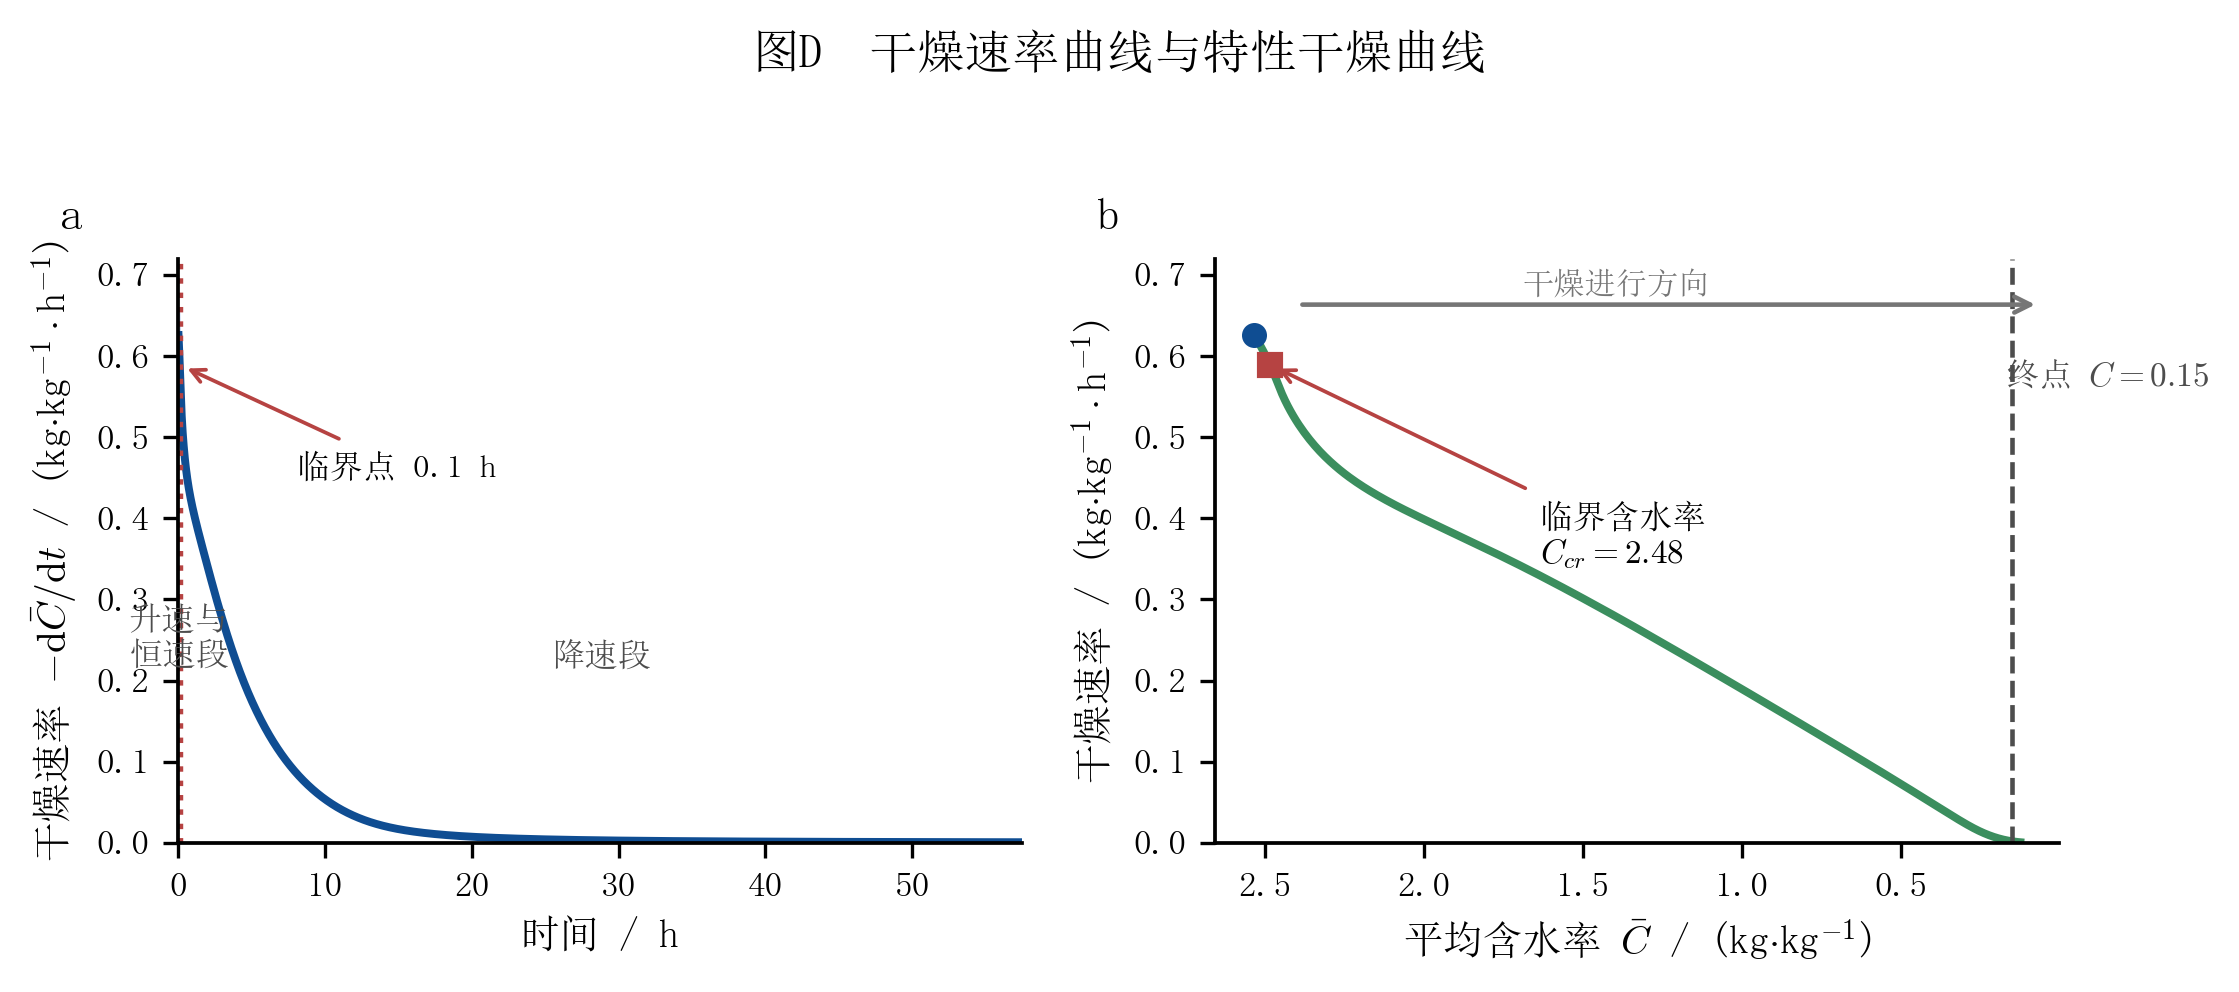

The script that drew this image:
# -*- coding: utf-8 -*-
"""
图D  干燥速率曲线与特性干燥曲线

(a) 干燥速率对时间作图：直观展示预热升速、短暂恒速、随后长时间降速的全过程。
(b) 干燥速率对平均含水率作图（干燥工程中的"特性干燥曲线"）：
    恒速段在该坐标下表现为一段近水平的平台，平台终止处即临界含水率 C_cr，
    它把干燥过程分成表面汽化控制的恒速段与内部扩散控制的降速段。
    该图比 rate–time 图更能揭示控制机制的切换，是干燥领域的标准表示方法。

平均含水率按圆柱截面积加权：Cbar(t) = 2/R^2 * ∫_0^R C(r,t) r dr
"""
import numpy as np
import matplotlib.pyplot as plt

from _style import (setup_style, save_fig, panel_label, npz, trapz,
                    mean_moisture, PALETTE)

setup_style()
print('[图D] 干燥速率与特性干燥曲线')

# ---------------- 数据 ----------------
d = npz('_p3')
t = d['t']
C = d['C']
r = d['r']
T_end = float(d['T_end'])
th = t / 3600.0

Cbar = mean_moisture(C, r)
rate = -np.gradient(Cbar, th)              # kg/(kg·h)

# 轻度平滑（去掉数值微分噪声），仅用于定位极值与绘图
def smooth(y, w=15):
    if len(y) < w:
        return y
    ker = np.ones(w) / w
    pad = np.r_[np.full(w // 2, y[0]), y, np.full(w // 2, y[-1])]
    return np.convolve(pad, ker, mode='valid')[:len(y)]

rate_s = smooth(rate)

i_peak = int(np.argmax(rate_s))
C_peak = Cbar[i_peak]
rate_peak = rate_s[i_peak]

# 临界含水率：速率降到峰值 95% 处（恒速平台结束）
after = np.where((np.arange(len(rate_s)) > i_peak) & (rate_s < 0.95 * rate_peak))[0]
i_cr = int(after[0]) if len(after) else i_peak
C_cr = Cbar[i_cr]

print(f'  初始平均含水率 {Cbar[0]:.4f} , 终点 {Cbar[-1]:.4f} kg/kg')
print(f'  最大干燥速率 {rate_peak:.4f} kg/(kg·h)  出现在 t={th[i_peak]:.2f} h, Cbar={C_peak:.3f}')
print(f'  临界含水率 C_cr = {C_cr:.4f} kg/kg  (t={th[i_cr]:.2f} h)')

# ---------------- 绘图 ----------------
fig, axes = plt.subplots(1, 2, figsize=(7.6, 3.2))

# (a) 速率-时间
ax = axes[0]
ax.plot(th, rate, color=PALETTE['blue_light'], lw=0.9, alpha=0.8)
ax.plot(th, rate_s, color=PALETTE['blue_main'], lw=1.9)
ax.axvline(th[i_cr], color=PALETTE['red_main'], ls=':', lw=1.3)
ax.annotate(f'临界点 {th[i_cr]:.1f} h', xy=(th[i_cr], rate_s[i_cr]),
            xytext=(th[i_cr] + 8, rate_peak * 0.72), fontsize=8,
            arrowprops=dict(arrowstyle='->', lw=0.9, color=PALETTE['red_main']))
ax.text(th[i_cr] * 0.35, rate_peak * 0.35, '升速与\n恒速段', fontsize=8,
        ha='center', color=PALETTE['neutral_dark'])
ax.text((th[i_cr] + th[-1]) / 2, rate_peak * 0.35, '降速段', fontsize=8,
        ha='center', color=PALETTE['neutral_dark'])
ax.set_xlabel('时间 / h')
ax.set_ylabel(r'干燥速率 $-\mathrm{d}\bar{C}/\mathrm{d}t$ / (kg$\cdot$kg$^{-1}\cdot$h$^{-1}$)')
ax.set_xlim(0, T_end / 3600.0)
ax.set_ylim(0, rate_peak * 1.15)
panel_label(ax, 'a')

# (b) 特性干燥曲线：速率-平均含水率（横轴反向，干燥沿箭头方向推进）
ax = axes[1]
ax.plot(Cbar, rate_s, color=PALETTE['green'], lw=1.9)
ax.plot(C_peak, rate_peak, 'o', ms=5, color=PALETTE['blue_main'])
ax.plot(C_cr, rate_s[i_cr], 's', ms=5.5, color=PALETTE['red_main'])
ax.annotate(f'临界含水率\n$C_{{cr}}={C_cr:.2f}$',
            xy=(C_cr, rate_s[i_cr]), xytext=(C_cr - 0.85, rate_peak * 0.55),
            fontsize=8, arrowprops=dict(arrowstyle='->', lw=0.9,
                                        color=PALETTE['red_main']))
ax.axvline(0.15, color=PALETTE['neutral_dark'], ls='--', lw=1.1)
ax.text(0.17, rate_peak * 0.9, '终点 $C=0.15$', fontsize=8,
        color=PALETTE['neutral_dark'])
ax.invert_xaxis()
ax.annotate('', xy=(0.05, rate_peak * 1.06), xytext=(Cbar[0] * 0.95, rate_peak * 1.06),
            arrowprops=dict(arrowstyle='->', lw=1.1, color=PALETTE['neutral_mid']))
ax.text(Cbar[0] * 0.55, rate_peak * 1.08, '干燥进行方向', fontsize=7.5,
        ha='center', color=PALETTE['neutral_mid'])
ax.set_xlabel(r'平均含水率 $\bar{C}$ / (kg$\cdot$kg$^{-1}$)')
ax.set_ylabel(r'干燥速率 / (kg$\cdot$kg$^{-1}\cdot$h$^{-1}$)')
ax.set_ylim(0, rate_peak * 1.15)
panel_label(ax, 'b')

fig.suptitle('图D  干燥速率曲线与特性干燥曲线', y=1.03)
fig.tight_layout()
save_fig(fig, 'figD_drying_curve')
